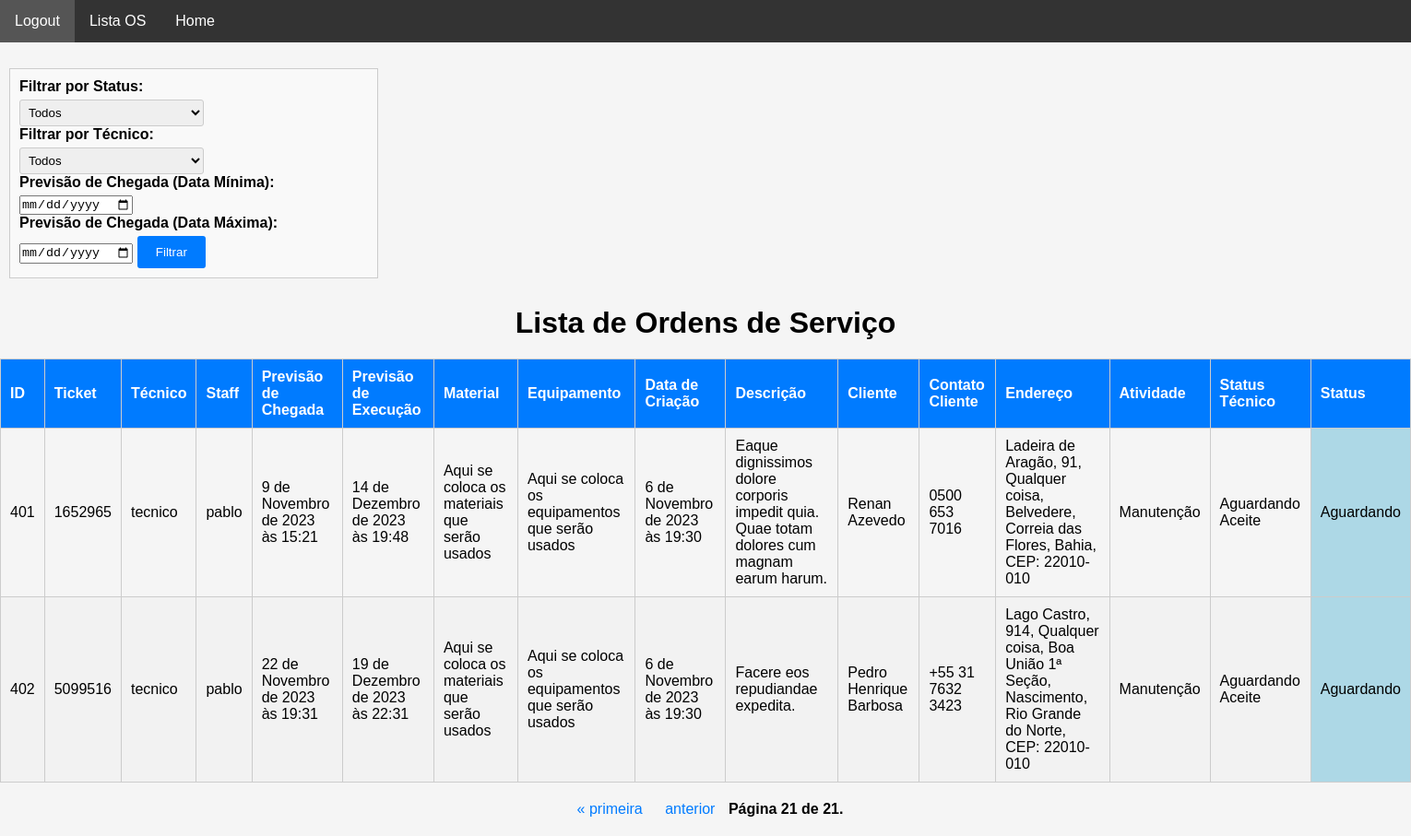
Page /staff/lista_os/?page=33 (signed in) on the earlier database version.
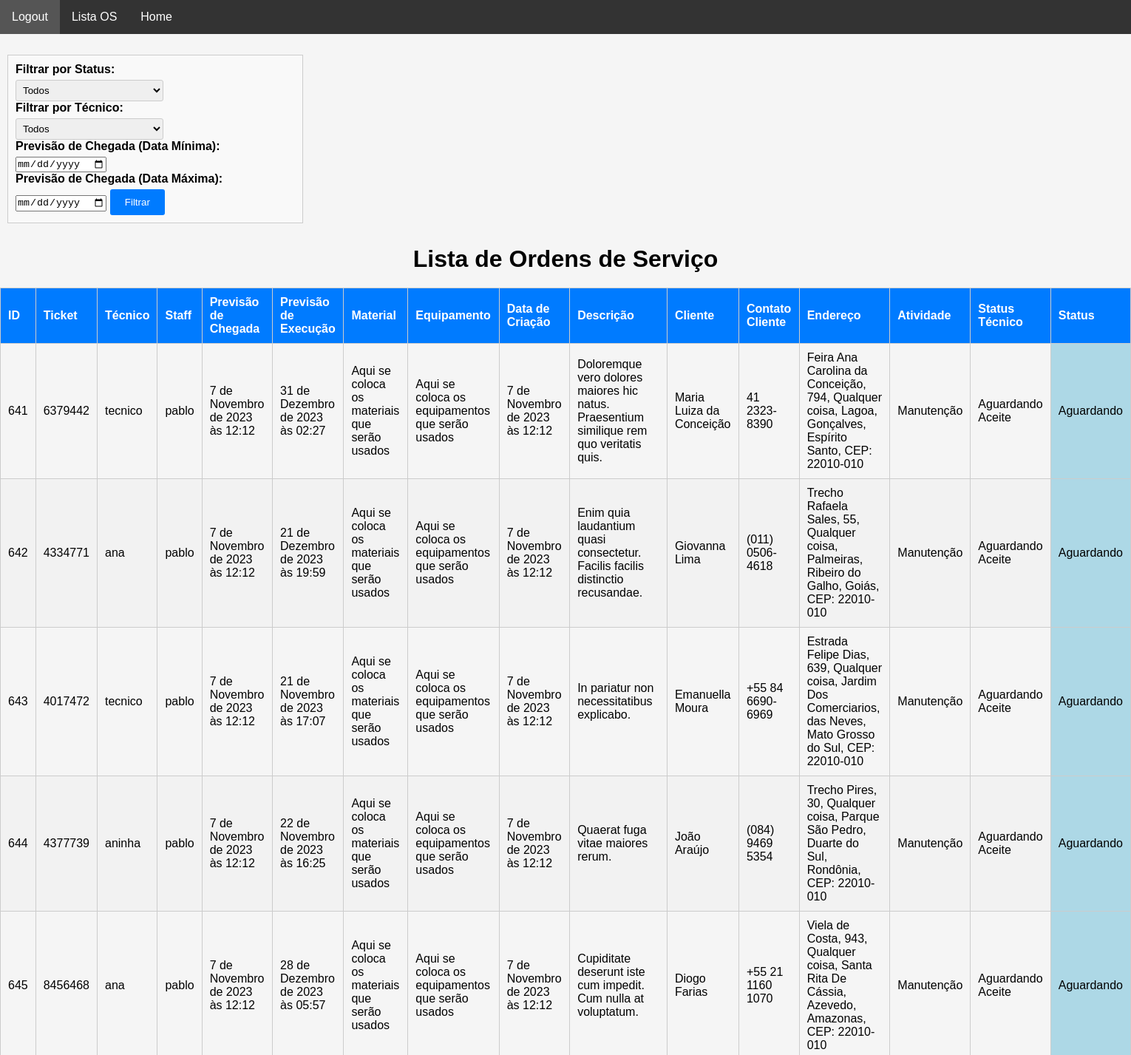
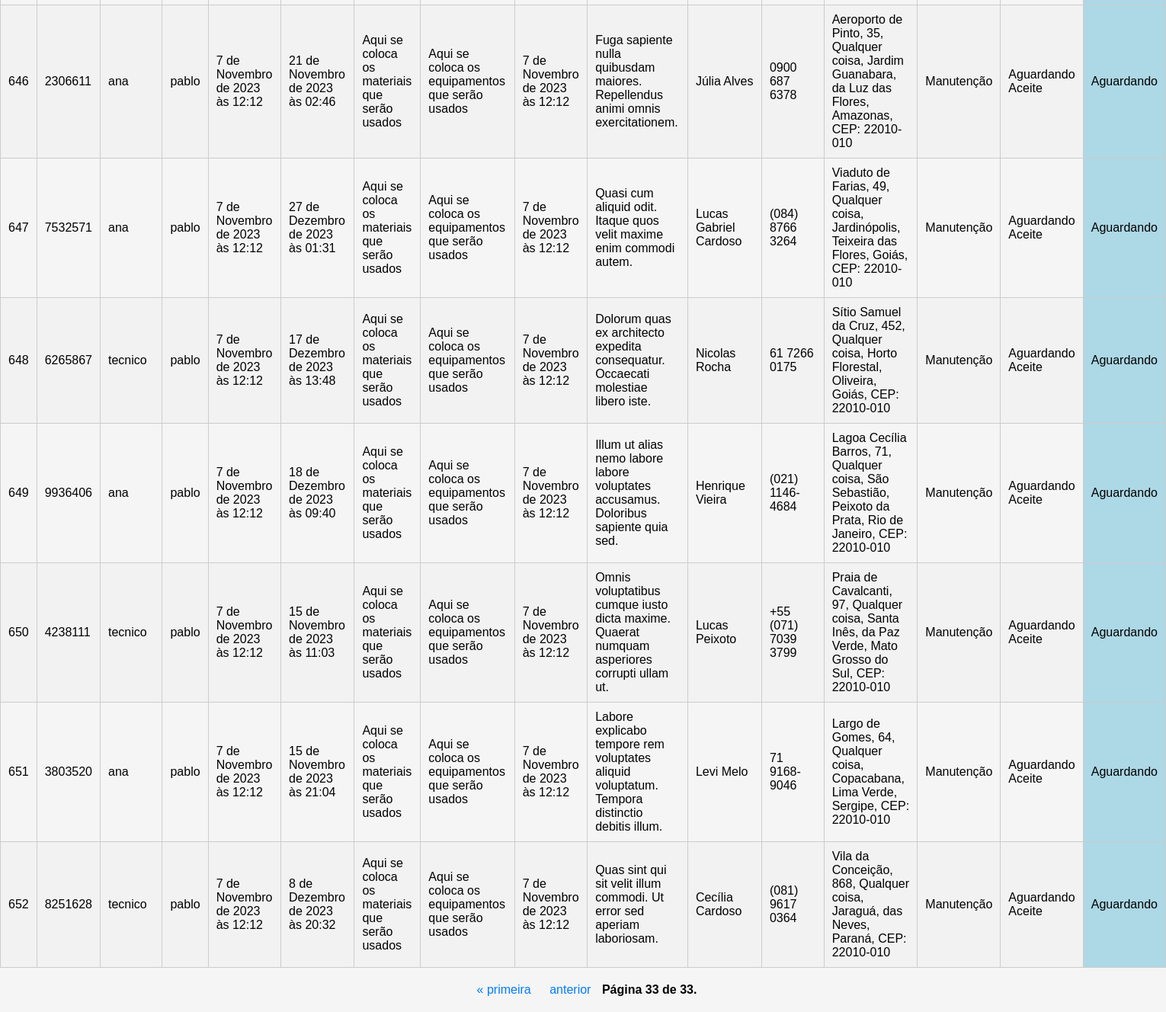
Same page on the later database version (2 pictures, top to bottom).
### staff/models.py (models this page shows, shortened)
class OrdemDeServico(models.Model):
    ticket = models.CharField(max_length=200)
    tecnico = models.ForeignKey(
        CustomUser, on_delete=models.CASCADE, related_name="ordens_técnico"
    )
    staff = models.ForeignKey(
        CustomUser, on_delete=models.CASCADE, related_name="ordens_staff"
    )
    descricao = models.TextField(max_length=600)
    previsao_chegada = models.DateTimeField()
    previsao_execucao = models.DateTimeField()
    material = models.CharField(max_length=100, validators=[MinLengthValidator(3)])
    equipamento = models.CharField(max_length=100, validators=[MinLengthValidator(3)])
    data_criacao = models.DateTimeField(auto_now_add=True)
    cliente = models.ForeignKey(Cliente, on_delete=models.CASCADE)
    contrato = models.CharField(max_length=700, null=True, blank=True)
    atividade = models.CharField(max_length=50, choices=ACTIVITY_CHOICES)
    status_tecnico = models.CharField(max_length=50, choices=TECNICAL_CHOICES)
    status = models.CharField(
        max_length=10, choices=STATUS_CHOICES, default="Aguardando"
    )

class Cliente(models.Model):
    nome = models.CharField(max_length=50, validators=[MinLengthValidator(3)])
    rg = models.CharField(max_length=11, validators=[MinLengthValidator(3)])
    endereco = models.ForeignKey(Endereco, on_delete=models.CASCADE)
    telefone1 = models.CharField(max_length=11, validators=[MinLengthValidator(3)])
    telefone2 = models.CharField(max_length=11, validators=[MinLengthValidator(3)])
    def __str__(self):
        return self.nome

### authentication/models.py (models this page shows, shortened)
class CustomUser(AbstractUser):
    telefone = models.CharField(max_length=15, null=False)
    endereco = models.ForeignKey(
        Endereco, on_delete=models.CASCADE, null=True, default=None
    )
    foto = models.ImageField(upload_to="img/perfil_user/", null=True, blank=True)

class Endereco(models.Model):
    cep = models.CharField(max_length=10)
    rua = models.CharField(max_length=30, validators=[MinLengthValidator(3)])
    bairro = models.CharField(max_length=20, validators=[MinLengthValidator(3)])
    cidade = models.CharField(max_length=20, validators=[MinLengthValidator(3)])
    estado = models.CharField(max_length=2, choices=STATE_CHOICES)
    numero = models.PositiveIntegerField(validators=[MinValueValidator(1)])
    complemento = models.CharField(max_length=100)
    def __str__(self):
        return f"{self.rua}, {self.numero}, {self.complemento}, {self.bairro}, {self.cidade}, {self.estado}, CEP: {self.cep}"

### staff/views.py (the view, shortened to what this page needs)
# urls.py: path("lista_os/", lista_os, name="lista_os"),
@user_passes_test(is_staff)
def lista_os(request):
    status_filter = request.GET.get("status")
    tecnico_filter = request.GET.get("tecnico")
    data_chegada_min_filter = request.GET.get("data_chegada_min")
    data_chegada_max_filter = request.GET.get("data_chegada_max")
    users = CustomUser.objects.filter(groups__name="Técnico")
    ordens_de_servico = OrdemDeServico.objects.all()
    if status_filter:
        ordens_de_servico = ordens_de_servico.filter(status=status_filter)
    if tecnico_filter:
        ordens_de_servico = ordens_de_servico.filter(tecnico_id=tecnico_filter)
    items_per_page = 20
    paginator = Paginator(ordens_de_servico, items_per_page)
    page = request.GET.get("page")
    try:
        ordens_de_servico = paginator.page(page)
    except PageNotAnInteger:
        ordens_de_servico = paginator.page(1)
    except EmptyPage:
        ordens_de_servico = paginator.page(paginator.num_pages)
    return render(
        request,
        "lista_os.html",
        {
            "ordens_de_servico": ordens_de_servico,
            "users": users,
            "status_filter": status_filter,
            "tecnico_filter": tecnico_filter,
            "data_chegada_min_filter": data_chegada_min_filter,
            "data_chegada_max_filter": data_chegada_max_filter,
        },
    )

### main/helpers.py (called while the page is built)
def is_staff(user):
    return user.groups.filter(name="Staff").exists()

### staff/templates/lista_os.html (shortened to what this page needs)
<!DOCTYPE html>
<html lang="en">
<head>
</head>
<body>
    <nav class="navbar">
        <ul>
            <li><a href="{% url 'sair' %}">Logout</a></li>
            <li><a href="{% url 'lista_os' %}">Lista OS</a></li>
            <li><a href="{% url 'staff' %}">Home</a></li>
        </ul>
    </nav>
    <br>
    <form method="get">
      <label for="status_filter">Filtrar por Status:</label>
      <select id="status_filter" name="status">
          <option value="">Todos</option>
      </select>
      <label for="tecnico_filter">Filtrar por Técnico:</label>
      <select id="tecnico_filter" name="tecnico">
          <option value="">Todos</option>
      </select>
      <label for="data_chegada_min_filter">Previsão de Chegada (Data Mínima):</label>
      <input type="date" id="data_chegada_min_filter" name="data_chegada_min" />
      <label for="data_chegada_max_filter">Previsão de Chegada (Data Máxima):</label>
      <input type="date" id="data_chegada_max_filter" name="data_chegada_max" />
      <input type="submit" value="Filtrar" />
  </form>
    <h1>Lista de Ordens de Serviço</h1>
    <table>
        <thead>
            <tr>
                <th>ID</th>
                <th>Ticket</th>
                <th>Técnico</th>
                <th>Staff</th>
                <th>Previsão de Chegada</th>
                <th>Previsão de Execução</th>
                <th>Material</th>
                <th>Equipamento</th>
                <th>Data de Criação</th>
                <th>Descrição</th>
                <th>Cliente</th>
                <th>Contato Cliente</th>
                <th>Endereço</th>
                <th>Atividade</th>
                <th>Status Técnico</th>
                <th>Status</th>
            </tr>
        </thead>
        <tbody>
            {% for ordem in ordens_de_servico %}
            <tr>
                <td>{{ ordem.id }}</td>
                <td>{{ ordem.ticket }}</td>
                <td>{{ ordem.tecnico }}</td>
                <td>{{ ordem.staff }}</td>
                <td>{{ ordem.previsao_chegada }}</td>
                <td>{{ ordem.previsao_execucao }}</td>
                <td>{{ ordem.material }}</td>
                <td>{{ ordem.equipamento }}</td>
                <td>{{ ordem.data_criacao }}</td>
                <td>{{ ordem.descricao }}</td>
                <td>{{ ordem.cliente }}</td>
                <td>{{ ordem.cliente.telefone1 }}</td>
                <td>{{ ordem.cliente.endereco }}</td>
                <td>{{ ordem.atividade }}</td>
                <td>{{ ordem.status_tecnico }}</td>
                <td class="{% if ordem.status == 'Concluído' %}status-concluido{% elif ordem.status == 'Atenção' %}status-atendimento{% elif ordem.status == 'Urgente' %}status-urgente{% elif ordem.status == 'Aguardando' %}status-aguardando{% endif %}">
                    {{ ordem.status }}
                </td>
            </tr>
            {% endfor %}
        </tbody>
    </table>
    <div class="pagination">
        <span class="step-links">
            {% if ordens_de_servico.has_previous %}
                <a href="?page=1">&laquo; primeira</a>
                <a href="?page={{ ordens_de_servico.previous_page_number }}">anterior</a>
            {% endif %}
            <span class="current-page">
                Página {{ ordens_de_servico.number }} de {{ ordens_de_servico.paginator.num_pages }}.
            </span>
        </span>
    </div>
</body>
</html>

Differences in the rows shown:
no longer on this page (row unchanged): OrdemDeServico: id "401", ticket "1652965", tecnico "tecnico", staff "pablo", previsao_chegada "9 de Novembro de 2023 às 15:21", previsao_execucao "14 de Dezembro de 2023 às 19:48", material "Aqui se coloca os materiais que serão usados", equipamento "Aqui se coloca os equipamentos que serão usados", data_criacao "6 de Novembro de 2023 às 19:30", descricao "Eaque dignissimos dolore corporis impedit quia. Quae totam dolores cum magnam earum harum.", cliente "Renan Azevedo", cliente.telefone1 "0500 653 7016", cliente.endereco "Ladeira de Aragão, 91, Qualquer coisa, Belvedere, Correia das Flores, Bahia, CEP: 22010-010", atividade "Manutenção", status_tecnico "Aguardando Aceite", status "Aguardando"
no longer on this page (row unchanged): OrdemDeServico: id "402", ticket "5099516", tecnico "tecnico", staff "pablo", previsao_chegada "22 de Novembro de 2023 às 19:31", previsao_execucao "19 de Dezembro de 2023 às 22:31", material "Aqui se coloca os materiais que serão usados", equipamento "Aqui se coloca os equipamentos que serão usados", data_criacao "6 de Novembro de 2023 às 19:30", descricao "Facere eos repudiandae expedita.", cliente "Pedro Henrique Barbosa", cliente.telefone1 "+55 31 7632 3423", cliente.endereco "Lago Castro, 914, Qualquer coisa, Boa União 1ª Seção, Nascimento, Rio Grande do Norte, CEP: 22010-010", atividade "Manutenção", status_tecnico "Aguardando Aceite", status "Aguardando"
added OrdemDeServico: id "641", ticket "6379442", tecnico "tecnico", staff "pablo", previsao_chegada "7 de Novembro de 2023 às 12:12", previsao_execucao "31 de Dezembro de 2023 às 02:27", material "Aqui se coloca os materiais que serão usados", equipamento "Aqui se coloca os equipamentos que serão usados", data_criacao "7 de Novembro de 2023 às 12:12", descricao "Doloremque vero dolores maiores hic natus. Praesentium similique rem quo veritatis quis.", cliente "Maria Luiza da Conceição", cliente.telefone1 "41 2323-8390", cliente.endereco "Feira Ana Carolina da Conceição, 794, Qualquer coisa, Lagoa, Gonçalves, Espírito Santo, CEP: 22010-010", atividade "Manutenção", status_tecnico "Aguardando Aceite", status "Aguardando"
added OrdemDeServico: id "642", ticket "4334771", tecnico "ana", staff "pablo", previsao_chegada "7 de Novembro de 2023 às 12:12", previsao_execucao "21 de Dezembro de 2023 às 19:59", material "Aqui se coloca os materiais que serão usados", equipamento "Aqui se coloca os equipamentos que serão usados", data_criacao "7 de Novembro de 2023 às 12:12", descricao "Enim quia laudantium quasi consectetur. Facilis facilis distinctio recusandae.", cliente "Giovanna Lima", cliente.telefone1 "(011) 0506-4618", cliente.endereco "Trecho Rafaela Sales, 55, Qualquer coisa, Palmeiras, Ribeiro do Galho, Goiás, CEP: 22010-010", atividade "Manutenção", status_tecnico "Aguardando Aceite", status "Aguardando"
added OrdemDeServico: id "643", ticket "4017472", tecnico "tecnico", staff "pablo", previsao_chegada "7 de Novembro de 2023 às 12:12", previsao_execucao "21 de Novembro de 2023 às 17:07", material "Aqui se coloca os materiais que serão usados", equipamento "Aqui se coloca os equipamentos que serão usados", data_criacao "7 de Novembro de 2023 às 12:12", descricao "In pariatur non necessitatibus explicabo.", cliente "Emanuella Moura", cliente.telefone1 "+55 84 6690-6969", cliente.endereco "Estrada Felipe Dias, 639, Qualquer coisa, Jardim Dos Comerciarios, das Neves, Mato Grosso do Sul, CEP: 22010-010", atividade "Manutenção", status_tecnico "Aguardando Aceite", status "Aguardando"
added OrdemDeServico: id "644", ticket "4377739", tecnico "aninha", staff "pablo", previsao_chegada "7 de Novembro de 2023 às 12:12", previsao_execucao "22 de Novembro de 2023 às 16:25", material "Aqui se coloca os materiais que serão usados", equipamento "Aqui se coloca os equipamentos que serão usados", data_criacao "7 de Novembro de 2023 às 12:12", descricao "Quaerat fuga vitae maiores rerum.", cliente "João Araújo", cliente.telefone1 "(084) 9469 5354", cliente.endereco "Trecho Pires, 30, Qualquer coisa, Parque São Pedro, Duarte do Sul, Rondônia, CEP: 22010-010", atividade "Manutenção", status_tecnico "Aguardando Aceite", status "Aguardando"
added OrdemDeServico: id "645", ticket "8456468", tecnico "ana", staff "pablo", previsao_chegada "7 de Novembro de 2023 às 12:12", previsao_execucao "28 de Dezembro de 2023 às 05:57", material "Aqui se coloca os materiais que serão usados", equipamento "Aqui se coloca os equipamentos que serão usados", data_criacao "7 de Novembro de 2023 às 12:12", descricao "Cupiditate deserunt iste cum impedit. Cum nulla at voluptatum.", cliente "Diogo Farias", cliente.telefone1 "+55 21 1160 1070", cliente.endereco "Viela de Costa, 943, Qualquer coisa, Santa Rita De Cássia, Azevedo, Amazonas, CEP: 22010-010", atividade "Manutenção", status_tecnico "Aguardando Aceite", status "Aguardando"
added OrdemDeServico: id "646", ticket "2306611", tecnico "ana", staff "pablo", previsao_chegada "7 de Novembro de 2023 às 12:12", previsao_execucao "21 de Novembro de 2023 às 02:46", material "Aqui se coloca os materiais que serão usados", equipamento "Aqui se coloca os equipamentos que serão usados", data_criacao "7 de Novembro de 2023 às 12:12", descricao "Fuga sapiente nulla quibusdam maiores. Repellendus animi omnis exercitationem.", cliente "Júlia Alves", cliente.telefone1 "0900 687 6378", cliente.endereco "Aeroporto de Pinto, 35, Qualquer coisa, Jardim Guanabara, da Luz das Flores, Amazonas, CEP: 22010-010", atividade "Manutenção", status_tecnico "Aguardando Aceite", status "Aguardando"
added OrdemDeServico: id "647", ticket "7532571", tecnico "ana", staff "pablo", previsao_chegada "7 de Novembro de 2023 às 12:12", previsao_execucao "27 de Dezembro de 2023 às 01:31", material "Aqui se coloca os materiais que serão usados", equipamento "Aqui se coloca os equipamentos que serão usados", data_criacao "7 de Novembro de 2023 às 12:12", descricao "Quasi cum aliquid odit. Itaque quos velit maxime enim commodi autem.", cliente "Lucas Gabriel Cardoso", cliente.telefone1 "(084) 8766 3264", cliente.endereco "Viaduto de Farias, 49, Qualquer coisa, Jardinópolis, Teixeira das Flores, Goiás, CEP: 22010-010", atividade "Manutenção", status_tecnico "Aguardando Aceite", status "Aguardando"
added OrdemDeServico: id "648", ticket "6265867", tecnico "tecnico", staff "pablo", previsao_chegada "7 de Novembro de 2023 às 12:12", previsao_execucao "17 de Dezembro de 2023 às 13:48", material "Aqui se coloca os materiais que serão usados", equipamento "Aqui se coloca os equipamentos que serão usados", data_criacao "7 de Novembro de 2023 às 12:12", descricao "Dolorum quas ex architecto expedita consequatur. Occaecati molestiae libero iste.", cliente "Nicolas Rocha", cliente.telefone1 "61 7266 0175", cliente.endereco "Sítio Samuel da Cruz, 452, Qualquer coisa, Horto Florestal, Oliveira, Goiás, CEP: 22010-010", atividade "Manutenção", status_tecnico "Aguardando Aceite", status "Aguardando"
added OrdemDeServico: id "649", ticket "9936406", tecnico "ana", staff "pablo", previsao_chegada "7 de Novembro de 2023 às 12:12", previsao_execucao "18 de Dezembro de 2023 às 09:40", material "Aqui se coloca os materiais que serão usados", equipamento "Aqui se coloca os equipamentos que serão usados", data_criacao "7 de Novembro de 2023 às 12:12", descricao "Illum ut alias nemo labore labore voluptates accusamus. Doloribus sapiente quia sed.", cliente "Henrique Vieira", cliente.telefone1 "(021) 1146-4684", cliente.endereco "Lagoa Cecília Barros, 71, Qualquer coisa, São Sebastião, Peixoto da Prata, Rio de Janeiro, CEP: 22010-010", atividade "Manutenção", status_tecnico "Aguardando Aceite", status "Aguardando"
added OrdemDeServico: id "650", ticket "4238111", tecnico "tecnico", staff "pablo", previsao_chegada "7 de Novembro de 2023 às 12:12", previsao_execucao "15 de Novembro de 2023 às 11:03", material "Aqui se coloca os materiais que serão usados", equipamento "Aqui se coloca os equipamentos que serão usados", data_criacao "7 de Novembro de 2023 às 12:12", descricao "Omnis voluptatibus cumque iusto dicta maxime. Quaerat numquam asperiores corrupti ullam ut.", cliente "Lucas Peixoto", cliente.telefone1 "+55 (071) 7039 3799", cliente.endereco "Praia de Cavalcanti, 97, Qualquer coisa, Santa Inês, da Paz Verde, Mato Grosso do Sul, CEP: 22010-010", atividade "Manutenção", status_tecnico "Aguardando Aceite", status "Aguardando"
added OrdemDeServico: id "651", ticket "3803520", tecnico "ana", staff "pablo", previsao_chegada "7 de Novembro de 2023 às 12:12", previsao_execucao "15 de Novembro de 2023 às 21:04", material "Aqui se coloca os materiais que serão usados", equipamento "Aqui se coloca os equipamentos que serão usados", data_criacao "7 de Novembro de 2023 às 12:12", descricao "Labore explicabo tempore rem voluptates aliquid voluptatum. Tempora distinctio debitis illum.", cliente "Levi Melo", cliente.telefone1 "71 9168-9046", cliente.endereco "Largo de Gomes, 64, Qualquer coisa, Copacabana, Lima Verde, Sergipe, CEP: 22010-010", atividade "Manutenção", status_tecnico "Aguardando Aceite", status "Aguardando"
added OrdemDeServico: id "652", ticket "8251628", tecnico "tecnico", staff "pablo", previsao_chegada "7 de Novembro de 2023 às 12:12", previsao_execucao "8 de Dezembro de 2023 às 20:32", material "Aqui se coloca os materiais que serão usados", equipamento "Aqui se coloca os equipamentos que serão usados", data_criacao "7 de Novembro de 2023 às 12:12", descricao "Quas sint qui sit velit illum commodi. Ut error sed aperiam laboriosam.", cliente "Cecília Cardoso", cliente.telefone1 "(081) 9617 0364", cliente.endereco "Vila da Conceição, 868, Qualquer coisa, Jaraguá, das Neves, Paraná, CEP: 22010-010", atividade "Manutenção", status_tecnico "Aguardando Aceite", status "Aguardando"
Other differences:
{{ ordens_de_servico.number }}: "21" → "33"
{{ ordens_de_servico.paginator.num_pages }}: "21" → "33"
